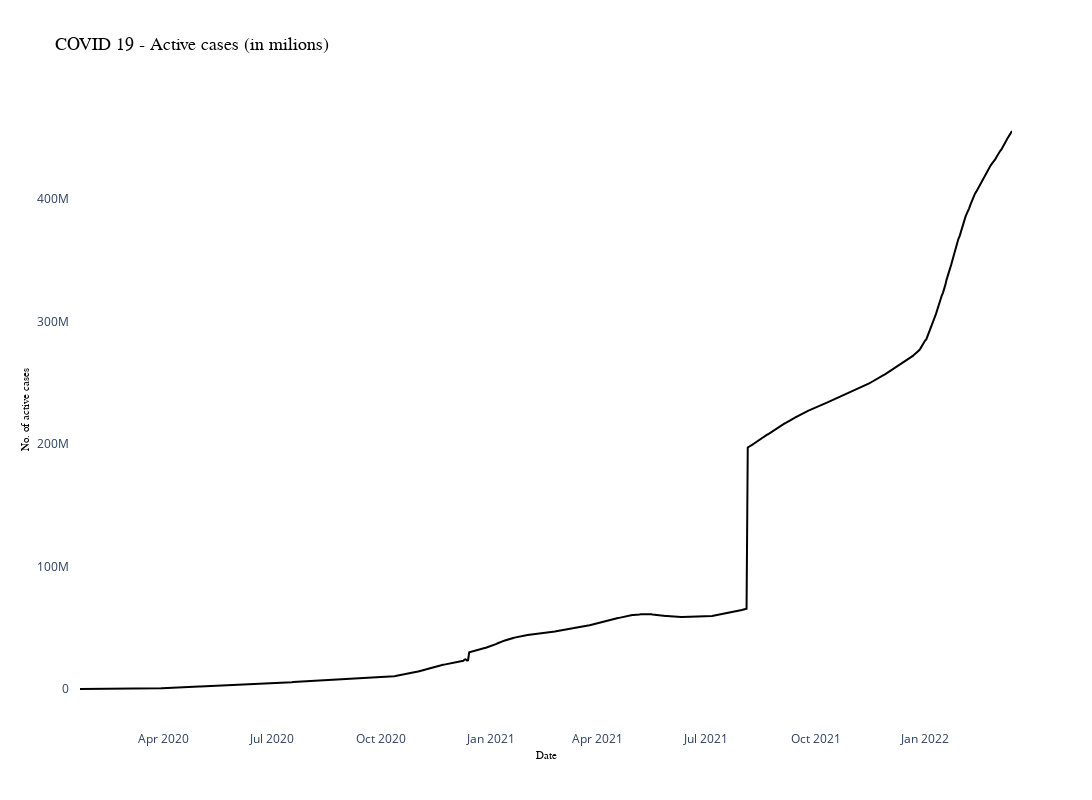

Here is the notebook cell this chart was saved with:
### Markdown cell above
### Create linechart

### Code cell
def create_linechart(df, label, value, text):
    # Init
    fig = go.Figure()
    
    # Create fig
    fig.add_trace(
        go.Scatter(
            x=df[label],
            y=df[value],
            text=df[text],
            hoverinfo="text",
            mode="lines",
            line=dict(color="black"),
        )
    )
    fig.update_traces(marker_color='black')
    fig.update_layout(
        title=title,
        title_font=dict(family="Arial", size=18, color="black"),
        plot_bgcolor="#ffffff",
        width=1200,
        height=800,
        paper_bgcolor="white",
        xaxis_title="Date",
        xaxis_title_font=dict(family="Arial", size=11, color="black"),
        yaxis_title='No. of active cases',
        yaxis_title_font=dict(family="Arial", size=11, color="black"),
        margin_pad=10,
    )
    fig.show()
    return fig

fig = create_linechart(df_trend, "DATE", "VALUE", "TEXT")

### Figure 1 — Plotly figure (JSON) as saved in the notebook; plotly's stock layout.template omitted (floating-point values rounded to 4 significant figures; data arrays with more than 128 entries replaced by an {"elided": "..."} marker saying what was removed)
{"data": [{"hoverinfo": "text", "line": {"color": "black"}, "marker": {"color": "black"}, "mode": "lines", "text": {"elided": "784 str values"}, "type": "scatter", "x": {"elided": "784 str values"}, "y": {"elided": "784 int values"}}], "layout": {"height": 800, "margin": {"pad": 10}, "paper_bgcolor": "white", "plot_bgcolor": "#ffffff", "title": {"font": {"color": "black", "family": "Arial", "size": 18}, "text": "COVID 19 - Active cases (in milions)"}, "width": 1200, "xaxis": {"autorange": true, "range": ["2020-01-22", "2022-03-15"], "title": {"font": {"color": "black", "family": "Arial", "size": 11}, "text": "Date"}, "type": "date"}, "yaxis": {"autorange": true, "range": [-25310000.0, 480900000.0], "title": {"font": {"color": "black", "family": "Arial", "size": 11}, "text": "No. of active cases"}, "type": "linear"}}}
